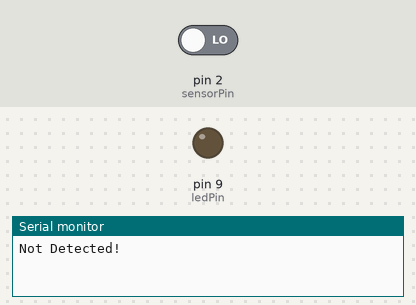
A sketch run on a simulated Arduino Uno, built with avr-gcc and run on an emulated ATmega328P. Parts: output pins drawn as LEDs (lit = HIGH), the last lines printed to the serial monitor. Inputs (shaded band) come from the test bench; at power-on: pin 2 (sensorPin) LOW.

Above: at 0.15 s.
At 3.5 s:
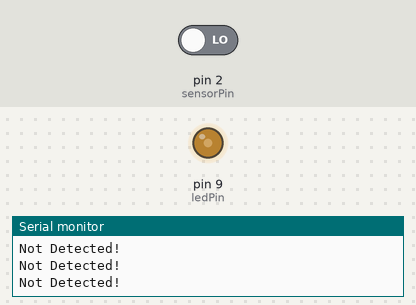
3.6 s: pin 2 (sensorPin) driven HIGH
At 5.4 s:
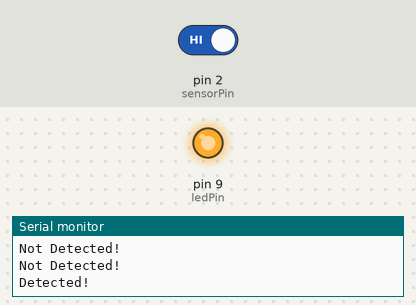
Timing chart, 0 to 6.9 s (numbered marks = the images above; inputs shaded):
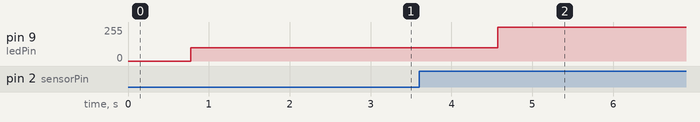

The sketch:

PIR_Sensor.ino
```cpp
const int sensorPin = 2;
const int ledPin =  9;
int ledBrightness = 255;
void setup() {
  Serial.begin(9600);
  pinMode(ledPin, OUTPUT);
  pinMode(sensorPin, INPUT);
}
void loop()
{
  if (digitalRead(sensorPin) == HIGH)
  {
    Serial.println("Detected!");
    for (int i = ledBrightness; i <= 255; i++) {
      analogWrite(ledPin, i);
      delay(5);
      if(i == 255) {
        ledBrightness = i;
      }
    }
  }
  else {
    Serial.println("Not Detected!");
    for (int i = ledBrightness; i >= 100; i--) {
      analogWrite(ledPin, i);
      delay(5);
      if(i == 100) {
        ledBrightness = i;
      }
    }
  }
  delay(1000);
}
```

Measured:
- after the input at 3.6 s, pin 9 (ledPin): 100/255 → 255/255 after 0.97 s
